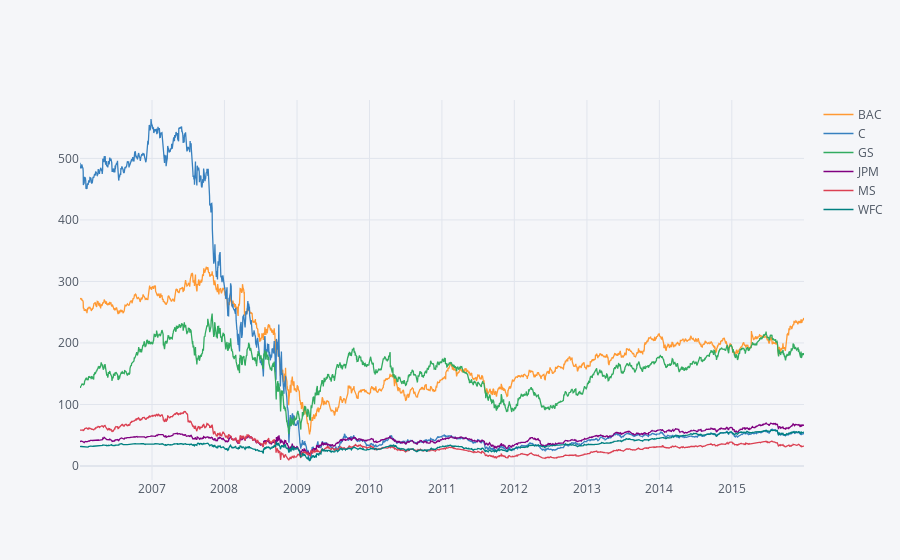

The notebook cell this image was saved under:
### Code cell
bank_stocks.xs(key='Close',axis=1,level='Stock Info').iplot()

### Figure 1 — Plotly figure (JSON) as saved in the notebook; plotly's stock layout.template omitted (floating-point values rounded to 4 significant figures; data arrays with more than 128 entries replaced by an {"elided": "..."} marker saying what was removed)
{"data": [{"line": {"color": "rgba(255, 153, 51, 1.0)", "dash": "solid", "shape": "linear", "width": 1.3}, "mode": "lines", "name": "BAC", "text": "", "type": "scatter", "x": {"elided": "2517 str values"}, "y": {"elided": "2517 float values"}}, {"line": {"color": "rgba(55, 128, 191, 1.0)", "dash": "solid", "shape": "linear", "width": 1.3}, "mode": "lines", "name": "C", "text": "", "type": "scatter", "x": {"elided": "2517 str values"}, "y": {"elided": "2517 float values"}}, {"line": {"color": "rgba(50, 171, 96, 1.0)", "dash": "solid", "shape": "linear", "width": 1.3}, "mode": "lines", "name": "GS", "text": "", "type": "scatter", "x": {"elided": "2517 str values"}, "y": {"elided": "2517 float values"}}, {"line": {"color": "rgba(128, 0, 128, 1.0)", "dash": "solid", "shape": "linear", "width": 1.3}, "mode": "lines", "name": "JPM", "text": "", "type": "scatter", "x": {"elided": "2517 str values"}, "y": {"elided": "2517 float values"}}, {"line": {"color": "rgba(219, 64, 82, 1.0)", "dash": "solid", "shape": "linear", "width": 1.3}, "mode": "lines", "name": "MS", "text": "", "type": "scatter", "x": {"elided": "2517 str values"}, "y": {"elided": "2517 float values"}}, {"line": {"color": "rgba(0, 128, 128, 1.0)", "dash": "solid", "shape": "linear", "width": 1.3}, "mode": "lines", "name": "WFC", "text": "", "type": "scatter", "x": {"elided": "2517 str values"}, "y": {"elided": "2517 float values"}}], "layout": {"legend": {"bgcolor": "#F5F6F9", "font": {"color": "#4D5663"}}, "paper_bgcolor": "#F5F6F9", "plot_bgcolor": "#F5F6F9", "title": {"font": {"color": "#4D5663"}}, "xaxis": {"gridcolor": "#E1E5ED", "showgrid": true, "tickfont": {"color": "#4D5663"}, "title": {"font": {"color": "#4D5663"}, "text": ""}, "zerolinecolor": "#E1E5ED"}, "yaxis": {"gridcolor": "#E1E5ED", "showgrid": true, "tickfont": {"color": "#4D5663"}, "title": {"font": {"color": "#4D5663"}, "text": ""}, "zerolinecolor": "#E1E5ED"}}}
